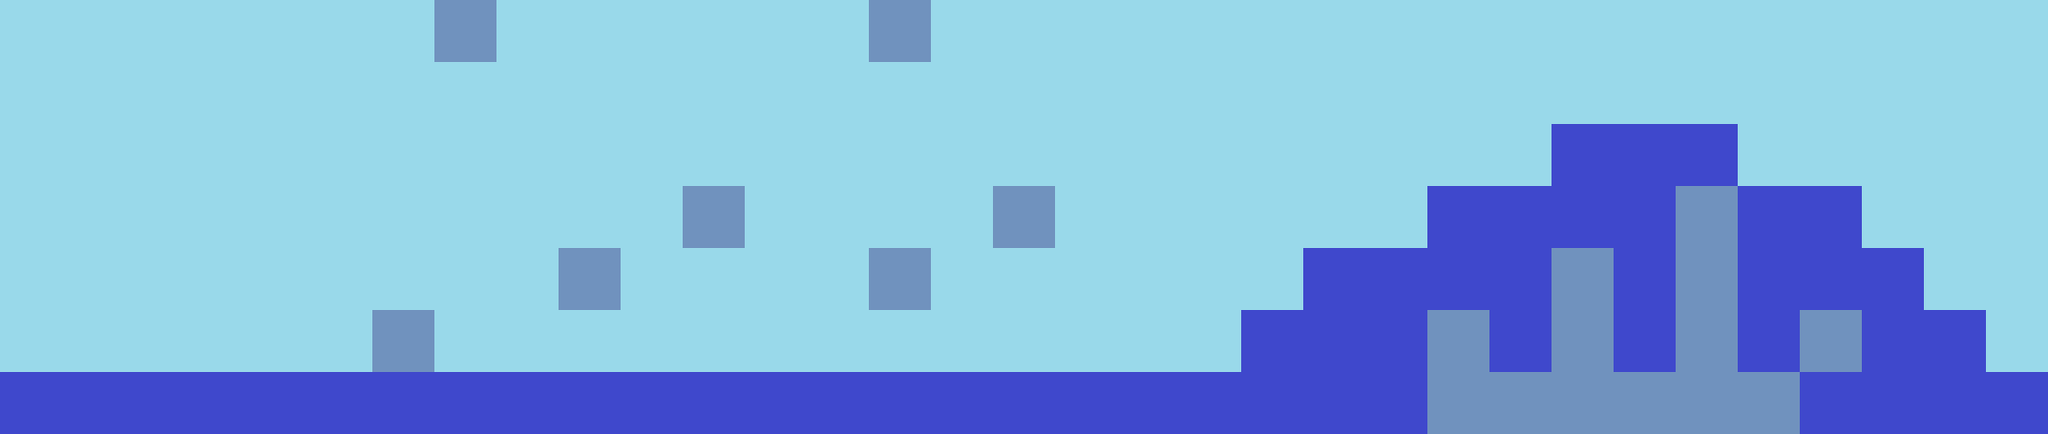

Below is a game level as drawn by its tile map, then a one-line description and the .tmx that defines it (tile-layer data replaced by summaries):
An orthogonal 33x7 tile map with 64x64 px tiles, 2 tile layers (Planet, Asteroids).

<map version="1.0" orientation="orthogonal" renderorder="right-down" width="33" height="7" tilewidth="64" tileheight="64">
 <tileset firstgid="1" name="Tiles" tilewidth="64" tileheight="64">
  <image source="Tiles.png" width="512" height="64" />
 </tileset>
 <layer name="Planet" width="33" height="7">
  <data>[231 cells, 231 non-empty, 3 distinct tile ids]</data>
 </layer>
 <layer name="Asteroids" width="33" height="7">
  <data>[231 cells, 7 non-empty, 1 distinct tile ids]</data>
 </layer>
</map>